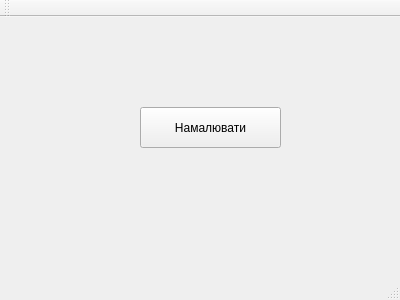
<?xml version="1.0" encoding="UTF-8"?>
<ui version="4.0">
 <class>MainWindow</class>
 <widget class="QMainWindow" name="MainWindow">
  <property name="geometry">
   <rect>
    <x>0</x>
    <y>0</y>
    <width>400</width>
    <height>300</height>
   </rect>
  </property>
  <property name="windowTitle">
   <string>MainWindow</string>
  </property>
  <widget class="QWidget" name="centralWidget">
   <widget class="QPushButton" name="pushButton">
    <property name="geometry">
     <rect>
      <x>140</x>
      <y>90</y>
      <width>141</width>
      <height>41</height>
     </rect>
    </property>
    <property name="text">
     <string>Намалювати</string>
    </property>
   </widget>
  </widget>
  <widget class="QMenuBar" name="menuBar">
   <property name="geometry">
    <rect>
     <x>0</x>
     <y>0</y>
     <width>400</width>
     <height>21</height>
    </rect>
   </property>
  </widget>
  <widget class="QToolBar" name="mainToolBar">
   <attribute name="toolBarArea">
    <enum>TopToolBarArea</enum>
   </attribute>
   <attribute name="toolBarBreak">
    <bool>false</bool>
   </attribute>
  </widget>
  <widget class="QStatusBar" name="statusBar"/>
 </widget>
 <layoutdefault spacing="6" margin="11"/>
 <resources/>
 <connections/>
</ui>
